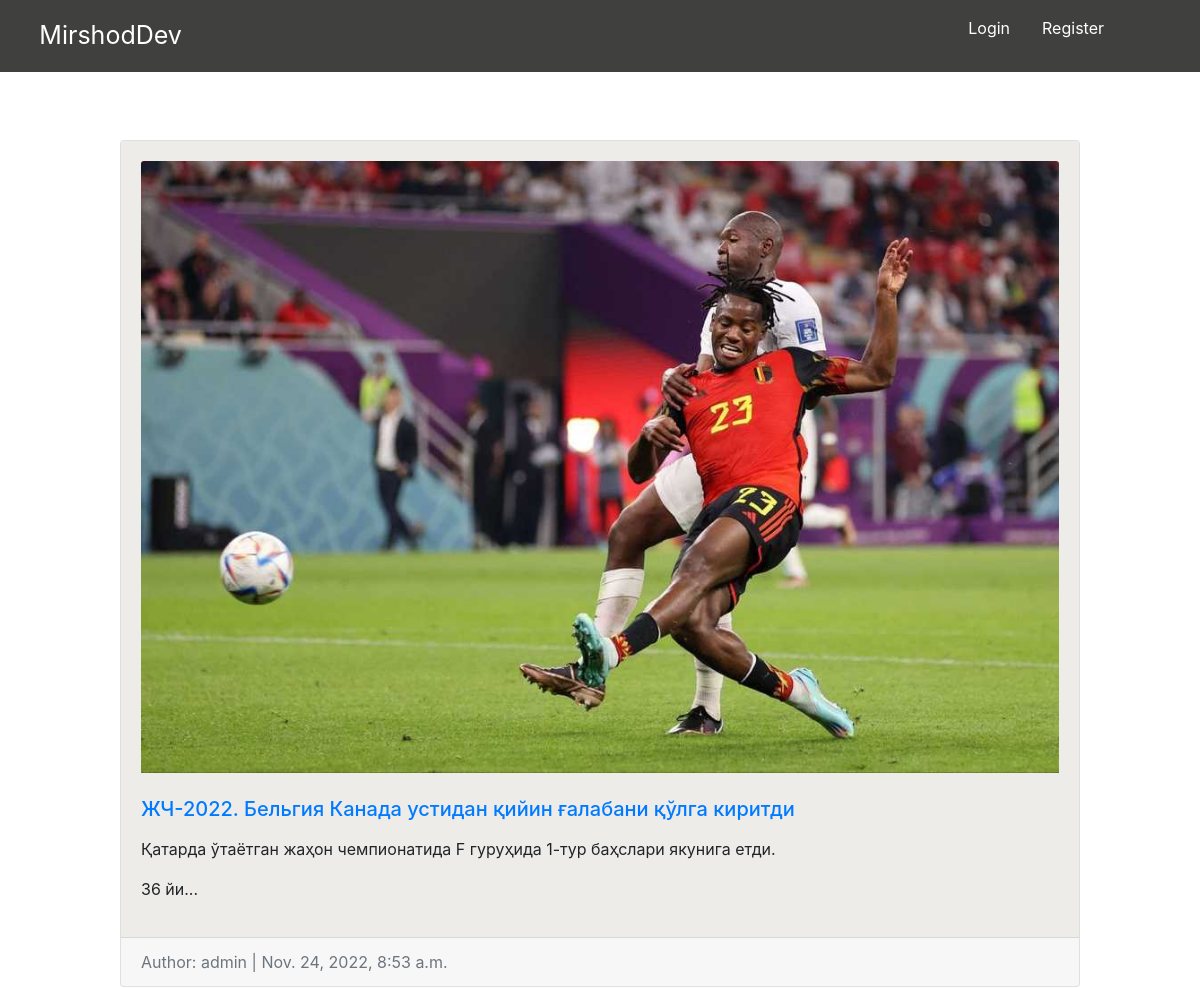
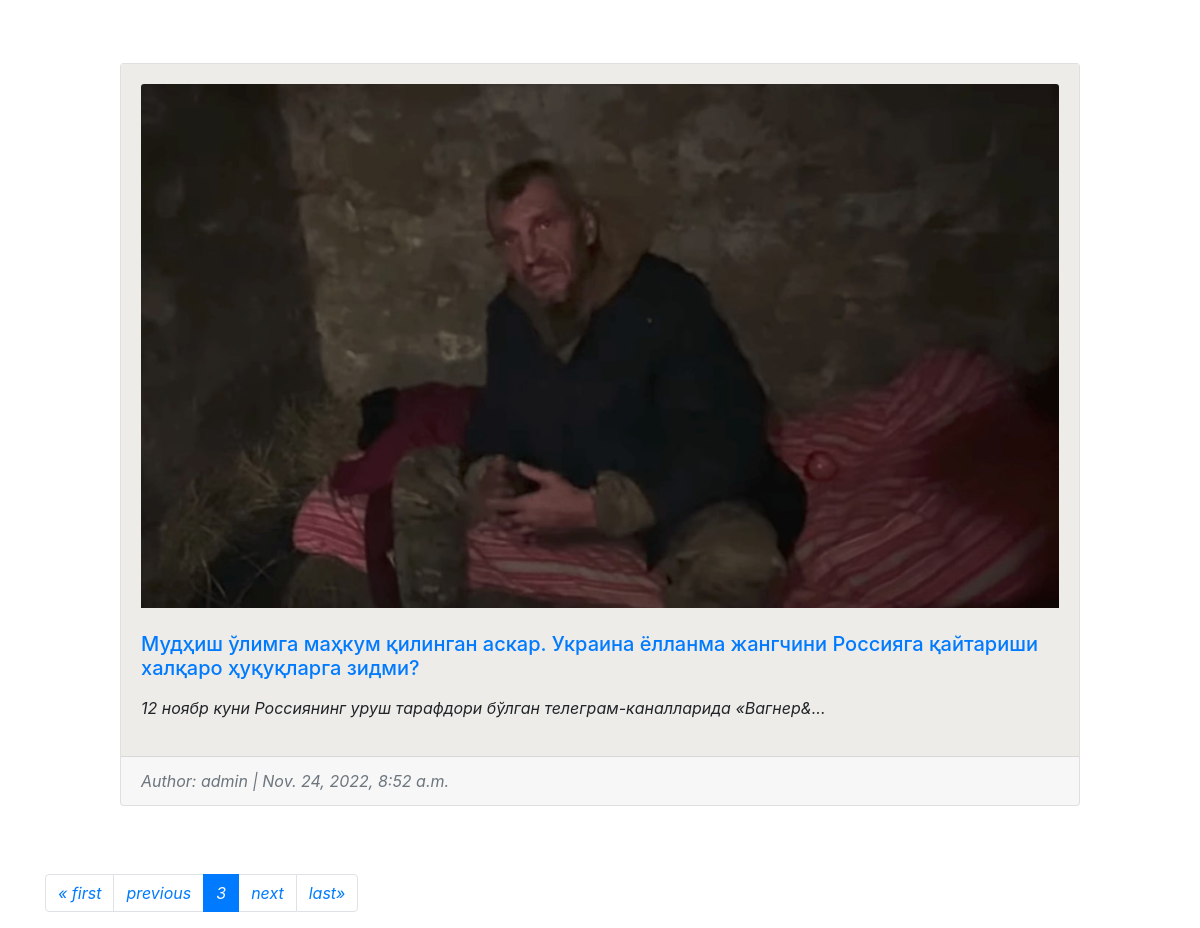
Screenshot of /home/?page=3 with the database file from the repository (2 pictures, top to bottom).
### blog/models.py (models this page shows, shortened)
class Blog(models.Model):
    class Meta:
        ordering = ['-add_time']
    title = models.CharField(max_length=200)
    text = RichTextField(blank=True, null=True)
    photo = models.ImageField(upload_to='images/', blank=True)
    add_time = models.DateTimeField(auto_now_add=True, null=True)

### members/models.py (models this page shows)
class CustomUser(AbstractUser):
    age = models.IntegerField(blank=True, null=True)

### blog/views.py (the view)
# urls.py: path('home/', views.index, name='home'),
def index(request):
    blog = Blog.objects.all().order_by('-id')
    superuser = CustomUser.objects.get(is_superuser=True)
    page_size = request.GET.get("page_size", 2)
    paginator = Paginator(blog, page_size)
    page_num = request.GET.get("page", 1)
    page_obj = paginator.get_page(page_num)
    context = {'page_obj': page_obj, "superuser":superuser}
    return render(request, 'home.html', context)

### templates/home.html (shortened to what this page needs)
{% extends 'base.html' %}
{% load static %}
{% block content %}
<br>
{% for post in page_obj %}
<br>
<div class="card" style="width: 60rem; margin: 20px auto;" >
  <div class="card-body"  style=" background-color: #eeece8;">
    {% if post.photo %}
    <img class="card-img-top" src="{{ post.photo.url }}" alt="{{ post.title }}">
    <br><br>
    {% endif %}
    <h5 class="card-title"><a href="{% url 'post_detail' post.pk  %}" style="text-decoration: none;">{{ post.title }}</a></h5>
    <p class="card-text">{{ post.text | slice:'100' | safe }}...</p>
  </div>
  <div class="card-footer text-left text-muted">
    <span class="text-muted">Author: {{ superuser.username }} | {{ post.add_time }} </span>
  </div>
</div>
{% endfor%}
<br><br>
<nav>
    <ul class="pagination">
        {% if page_obj.has_previous %}
            <li class="page-item"><a class="page-link" href="?page=1">&laquo; first</a></li>
            <li class="page-item"><a class="page-link" href="?page={{ page_obj.previous_page_number }}">previous</a></li>
        {% endif %}
        <li class="page-item active">
            <a href="#" class="page-link">{{ page_obj.number }}</a>
        </li>
        {% if page_obj.has_next %}
            <li class="page-item"><a class="page-link" href="?page={{ page_obj.next_page_number }}">next</a></li>
            <li class="page-item"><a class="page-link" href="?page={{ page_obj.paginator.num_pages }}">last&raquo;</a></li>
        {% endif %}
    </ul>
</nav>
{% endblock content %}

### rows the page displays
Blog: photo (picture), title "ЖЧ-2022. Бельгия Канада устидан қийин ғалабани қўлга киритди", text "Қатарда ўтаётган жаҳон чемпионатида F гуруҳида 1-тур баҳслари якунига етди. 36 йи", add_time "Nov. 24, 2022, 8:53 a.m."
CustomUser: username "admin"
Blog: photo (picture), title "Мудҳиш ўлимга маҳкум қилинган аскар. Украина ёлланма жангчини Россияга қайтариши халқаро ҳуқуқларга зидми?", text "12 ноябр куни Россиянинг уруш тарафдори бўлган телеграм-каналларида «Вагнер&", add_time "Nov. 24, 2022, 8:52 a.m."

### other values shown
{{ page_obj.number }} "3"
